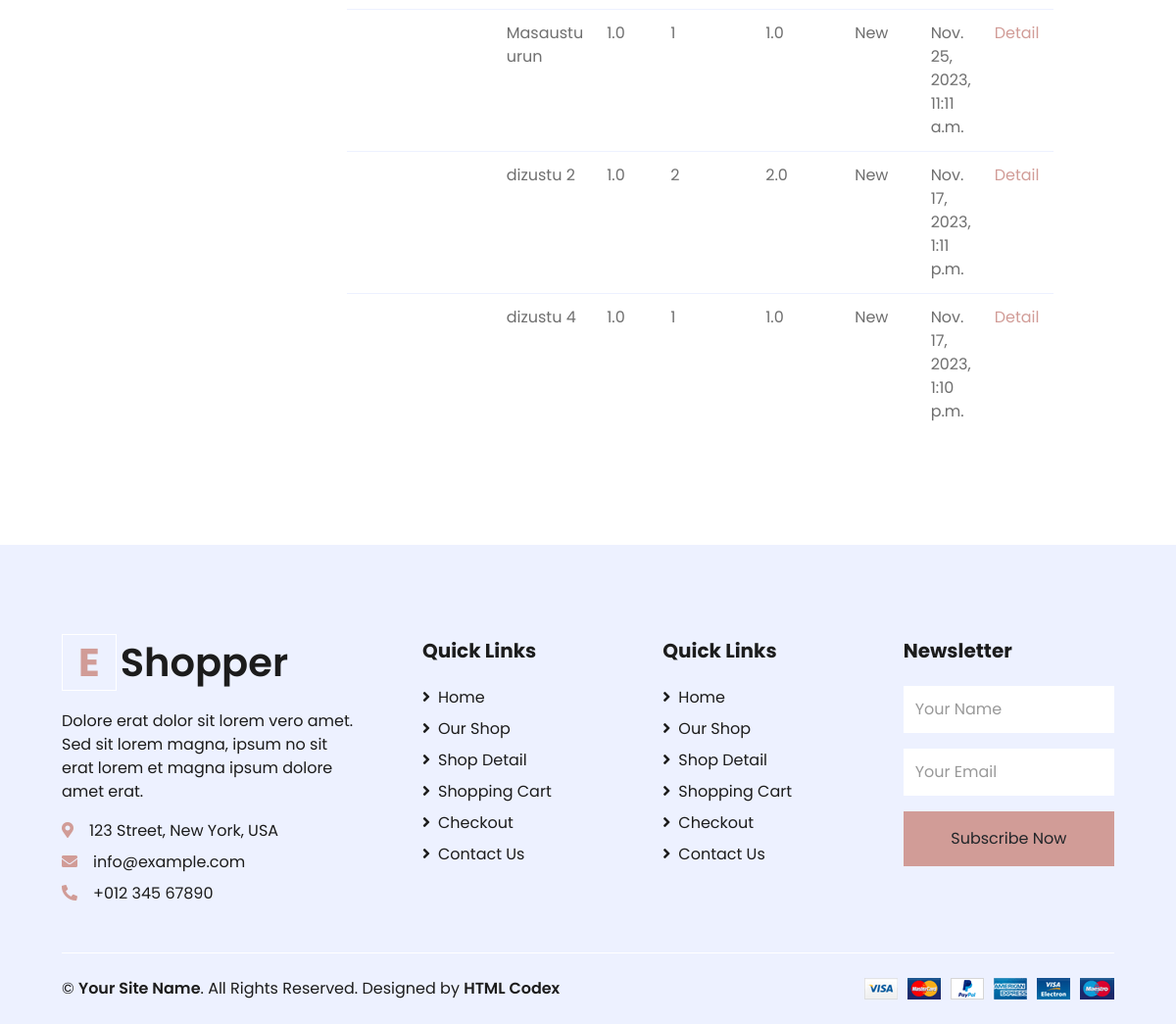
/user/orders_product/ (signed in, lower part), run on an earlier commit of the app's database.
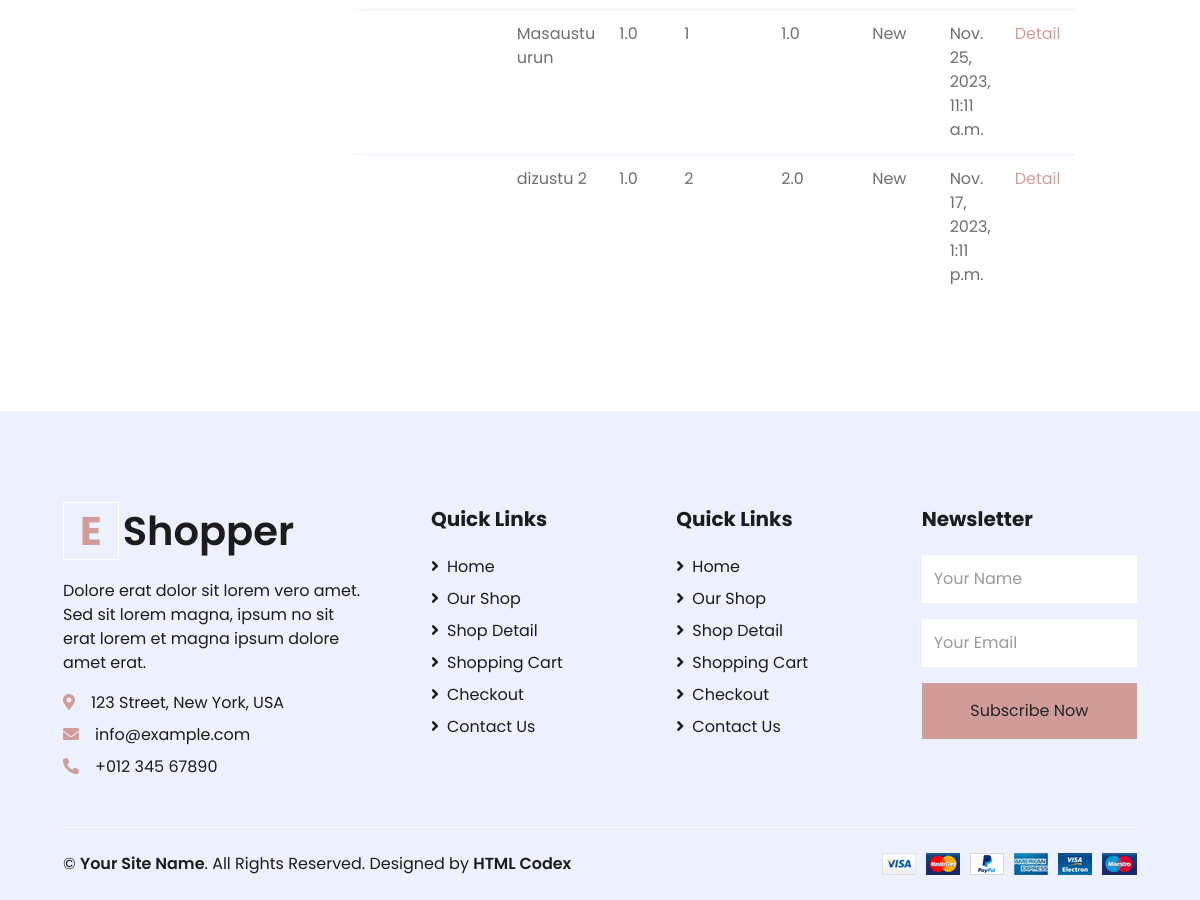
And on a later commit of the database.
### order/models.py (models this page shows, shortened)
class OrderProduct(models.Model):
    STATUS = (
        ('New', 'New'),
        ('Accepted', 'Accepted'),
        ('Canceled', 'Canceled'),
    )
    order = models.ForeignKey(Order, on_delete=models.CASCADE)
    user = models.ForeignKey(User, on_delete=models.CASCADE)
    product = models.ForeignKey(Product, on_delete=models.CASCADE)
    quantity = models.IntegerField()
    price = models.FloatField()
    amount = models.FloatField()
    status = models.CharField(max_length=10, choices=STATUS, default='New')
    create_at = models.DateTimeField(auto_now_add=True)
    update_at = models.DateTimeField(auto_now=True)

### product/models.py (models this page shows, shortened)
class Product(models.Model):
    STATUS = (
        ('True', 'Evet'),
        ('False', 'Hayir'),
    )
    category = models.ForeignKey(Category, on_delete=models.CASCADE)  # many to one relation with Category
    title = models.CharField(max_length=150)
    keywords = models.CharField(blank=True, max_length=255)
    description = models.TextField(blank=True, max_length=255)
    image = models.ImageField(blank=True, upload_to='images/')
    price = models.FloatField()
    amount = models.IntegerField(default=0)
    detail = RichTextUploadingField()
    status = models.CharField(max_length=10, choices=STATUS, default='False')
    create_at = models.DateTimeField(auto_now_add=True)
    update_at = models.DateTimeField(auto_now=True)
    slug = models.SlugField(null=False, unique=True)
    user = models.ForeignKey(User, on_delete=models.CASCADE)
    def image_tag(self):
        return mark_safe('<img src="{}" height="50"/>'.format(self.image.url))
    image_tag.short_descripion = 'Image'

### user/views.py (the view)
# urls.py: path('orders_product/', views.user_order_product, name='user_order_product'),
@login_required(login_url='/login')  # Check login
def user_order_product(request):
    category = Category.objects.all()
    current_user = request.user
    order_product = OrderProduct.objects.filter(user_id=current_user.id).order_by('-id')
    context = {'category': category,
               'order_product': order_product,
               }
    return render(request, 'user_order_products.html', context)

### user/templates/user_order_products.html (shortened to what this page needs)
{% extends 'homebase.html' %}
{% block body %}
    <div class="container-fluid pt-5">
        <div class="row px-xl-5">
            {% include 'user_panel.html' %}
                       <div class="col-lg-9 table-responsive mb-5">
 <div class="col-md-10">
                    <div class="order-summary clearfix">
                        <table class="shopping-cart-table table">
                            {% for rs in order_product %}
                                <tr>
                                    <td class="text-left">
                                    </td>
                                    <td>{{ rs.product.title}} {{ rs.variant.size }}   {{ rs.variant.color }}</td>
                                    <td class="text-left">{{ rs.price}} </td>
                                    <td class="text-left">{{ rs.quantity}} </td>
                                    <td class="text-left">{{ rs.amount}} </td>
                                    <td class="text-left">{{ rs.status}} </td>
                                    <td class="text-left">{{ rs.create_at}} </td>
                                    <td class="text-left"><a class="primary-btn" href="/user/order_product_detail/{{ rs.id }}/{{ rs.order.id}}"> Detail </a></td>
                                </tr>
                            {% endfor %}
                        </table>
                    </div>
                </div>
            </div>
        </div>
    </div>
 {% endblock %}

What changed in the data, as far as the page shows it:
removed OrderProduct: product "dizustu 4", price "1.0", quantity "1", amount "1.0", status "New", create_at "Nov. 17, 2023, 1:10 p.m."
